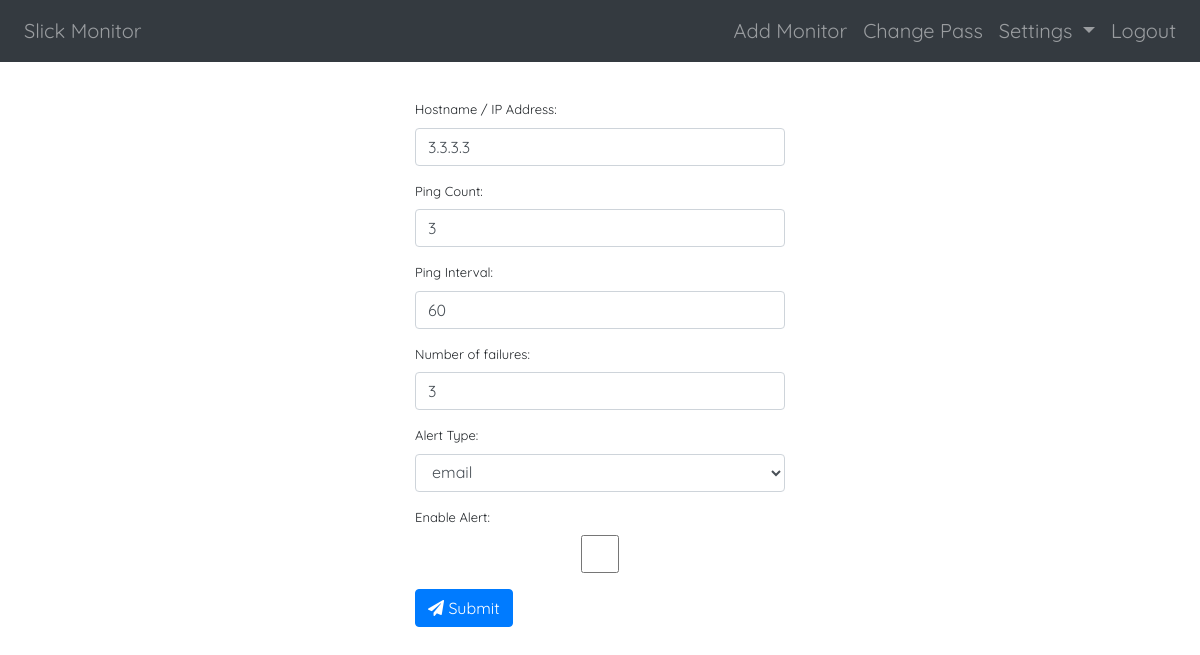
Screenshot of /monitors/edit_monitor/2/ (signed in) with the database file from the repository.
### monitors/models.py (models this page shows, shortened)
class Monitors(models.Model):
    hostname = models.CharField(max_length=100)
    type = models.CharField(max_length=100)
    interval = models.IntegerField()
    ftt = models.IntegerField()
    alert_type = models.CharField(max_length=100)
    alert_enabled = models.BooleanField()
    params = models.CharField(max_length=1000)
    class Meta:
        db_table = 'MONITORS'
        unique_together = ('hostname', 'type',)

### monitors/views.py (the view, shortened to what this page needs)
# urls.py: path('edit_monitor/<id>/', views.edit_monitor, name='edit_monitor'),
@login_required
def edit_monitor(request, id):
    if request.method == 'GET':
        if Monitors.objects.filter(id=id).exists():
            m = Monitors.objects.filter(id=id).values()[0]
            type = m['type']
            params = json.loads(m['params'])
            if type == 'ping':
                m['count'] = params['count']
            elif type == 'http':
                m['allowed_codes'] = params['allowed_codes']
                m['regexp'] = params['regexp']
            elif type == 'tcp':
                m['port'] = params['port']
                m['timeout'] = params['timeout']
            elif type == 'ssh':
                m['username'] = params['username']
                m['password'] = params['password']
            formFactory = Form_Factory()
            form = formFactory.create_form(type, m)
            print(form)
            return render(request, 'edit_monitor.html', {'url_name': 'edit_monitor', 'form': form, 'id': m['id']})

### monitors/forms.py (called while the page is built)
   def create_form(self, typ, request=False):
        target_class = typ.capitalize() + "MonitorForm"
        if request:
            return globals()[target_class](request)
        else:
            print('returning form:', target_class)
            return globals()[target_class]()

### templates/edit_monitor.html
{% extends "base.html" %}
{% block content %}
<div class="row" style="padding-top: 40px; font-size: 13px; font-family: 'Quicksand', sans-serif;">
        <div class="col col-md-4>"></div>
        <div class="col col-md-4 text-left">
                <form action="{% url url_name id %}" method="post"> {% csrf_token %}
                        {{ form.as_p }}
                        <button class="btn btn-primary">
                            <i class="fas fa-paper-plane"></i>
                            Submit</button>
                    </form>
        </div>
        <div class="col col-md-4>"></div>
    </div>
    {% endblock %}

### rows the page displays
Monitors: hostname "3.3.3.3", interval "60", ftt "3", alert_type "email"
